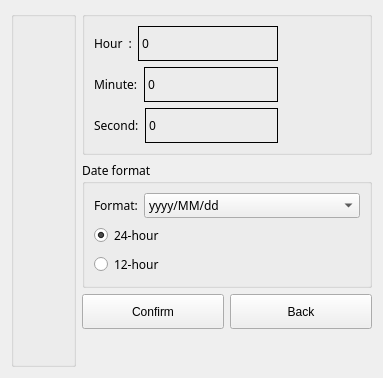
         <widget class="QWidget" name="page">
          <layout class="QVBoxLayout" name="verticalLayout_20">
           <item>
            <layout class="QHBoxLayout" name="horizontalLayout_22" stretch="5,2">
             <item>
              <widget class="QGroupBox" name="groupBoxDate">
               <property name="font">
                <font>
                 <family>文泉驿等宽微米黑</family>
                </font>
               </property>
               <property name="title">
                <string/>
               </property>
              </widget>
             </item>
             <item>
              <layout class="QVBoxLayout" name="verticalLayout_18">
               <item>
                <layout class="QVBoxLayout" name="verticalLayout_9">
                 <item>
                  <widget class="QGroupBox" name="groupBoxTime">
                   <property name="font">
                    <font>
                     <family>文泉驿等宽微米黑</family>
                    </font>
                   </property>
                   <property name="title">
                    <string/>
                   </property>
                   <layout class="QVBoxLayout" name="verticalLayout_17">
                    <item>
                     <layout class="QHBoxLayout" name="horizontalLayout_3">
                      <item>
                       <widget class="QLabel" name="labelHourTitle">
                        <property name="sizePolicy">
                         <sizepolicy hsizetype="Fixed" vsizetype="Preferred">
                          <horstretch>0</horstretch>
                          <verstretch>0</verstretch>
                         </sizepolicy>
                        </property>
                        <property name="font">
                         <font>
                          <family>文泉驿等宽微米黑</family>
                         </font>
                        </property>
                        <property name="text">
                         <string>Hour  :</string>
                        </property>
                       </widget>
                      </item>
                      <item>
                       <widget class="QLabel" name="labelHour">
                        <property name="minimumSize">
                         <size>
                          <width>0</width>
                          <height>35</height>
                         </size>
                        </property>
                        <property name="maximumSize">
                         <size>
                          <width>16777215</width>
                          <height>35</height>
                         </size>
                        </property>
                        <property name="font">
                         <font>
                          <family>文泉驿等宽微米黑</family>
                         </font>
                        </property>
                        <property name="frameShape">
                         <enum>QFrame::Box</enum>
                        </property>
                        <property name="text">
                         <string>0</string>
                        </property>
                       </widget>
                      </item>
                      <item>
                       <widget class="QToolButton" name="buttonHourAdd">
                        <property name="minimumSize">
                         <size>
                          <width>35</width>
                          <height>35</height>
                         </size>
                        </property>
                        <property name="maximumSize">
                         <size>
                          <width>35</width>
                          <height>35</height>
                         </size>
                        </property>
                        <property name="font">
                         <font>
                          <family>文泉驿等宽微米黑</family>
                         </font>
                        </property>
                        <property name="styleSheet">
                         <string notr="true">border-radius:8px;</string>
                        </property>
                        <property name="text">
                         <string/>
                        </property>
                        <property name="icon">
                         <iconset resource="../armui_rcs.qrc">
                          <normaloff>:/png/add</normaloff>:/png/add</iconset>
                        </property>
                        <property name="iconSize">
                         <size>
                          <width>35</width>
                          <height>35</height>
                         </size>
                        </property>
                       </widget>
                      </item>
                      <item>
                       <widget class="QToolButton" name="buttonHourReduce">
                        <property name="minimumSize">
                         <size>
                          <width>35</width>
                          <height>35</height>
                         </size>
                        </property>
                        <property name="maximumSize">
                         <size>
                          <width>35</width>
                          <height>35</height>
                         </size>
                        </property>
                        <property name="font">
                         <font>
                          <family>文泉驿等宽微米黑</family>
                         </font>
                        </property>
                        <property name="styleSheet">
                         <string notr="true">border-radius:8px;</string>
                        </property>
                        <property name="text">
                         <string/>
                        </property>
                        <property name="icon">
                         <iconset resource="../armui_rcs.qrc">
                          <normaloff>:/png/reduce</normaloff>:/png/reduce</iconset>
                        </property>
                        <property name="iconSize">
                         <size>
                          <width>35</width>
                          <height>35</height>
                         </size>
                        </property>
                       </widget>
                      </item>
                     </layout>
                    </item>
                    <item>
                     <layout class="QHBoxLayout" name="horizontalLayout_12">
                      <item>
                       <widget class="QLabel" name="labelMinuteTitle">
                        <property name="sizePolicy">
                         <sizepolicy hsizetype="Fixed" vsizetype="Preferred">
                          <horstretch>0</horstretch>
                          <verstretch>0</verstretch>
                         </sizepolicy>
                        </property>
                        <property name="font">
                         <font>
                          <family>文泉驿等宽微米黑</family>
                         </font>
                        </property>
                        <property name="text">
                         <string>Minute:</string>
                        </property>
                       </widget>
                      </item>
                      <item>
                       <widget class="QLabel" name="labelMinute">
                        <property name="minimumSize">
                         <size>
                          <width>0</width>
                          <height>35</height>
                         </size>
                        </property>
                        <property name="maximumSize">
                         <size>
                          <width>16777215</width>
                          <height>35</height>
                         </size>
                        </property>
                        <property name="font">
                         <font>
                          <family>文泉驿等宽微米黑</family>
                         </font>
                        </property>
                        <property name="frameShape">
                         <enum>QFrame::Box</enum>
                        </property>
                        <property name="text">
                         <string>0</string>
                        </property>
                       </widget>
                      </item>
                      <item>
                       <widget class="QToolButton" name="buttonMinuteAdd">
                        <property name="minimumSize">
                         <size>
                          <width>35</width>
                          <height>35</height>
                         </size>
                        </property>
                        <property name="maximumSize">
                         <size>
                          <width>35</width>
                          <height>35</height>
                         </size>
                        </property>
                        <property name="font">
                         <font>
                          <family>文泉驿等宽微米黑</family>
                         </font>
                        </property>
                        <property name="styleSheet">
                         <string notr="true">border-radius:8px;</string>
                        </property>
                        <property name="text">
                         <string/>
                        </property>
                        <property name="icon">
                         <iconset resource="../armui_rcs.qrc">
                          <normaloff>:/png/add</normaloff>:/png/add</iconset>
                        </property>
                        <property name="iconSize">
                         <size>
                          <width>35</width>
                          <height>35</height>
                         </size>
                        </property>
                       </widget>
                      </item>
                      <item>
                       <widget class="QToolButton" name="buttonMinuteReduce">
                        <property name="minimumSize">
                         <size>
                          <width>35</width>
                          <height>35</height>
                         </size>
                        </property>
                        <property name="maximumSize">
                         <size>
                          <width>35</width>
                          <height>35</height>
                         </size>
                        </property>
                        <property name="font">
                         <font>
                          <family>文泉驿等宽微米黑</family>
                         </font>
                        </property>
                        <property name="styleSheet">
                         <string notr="true">border-radius:8px;</string>
                        </property>
                        <property name="text">
                         <string/>
                        </property>
                        <property name="icon">
                         <iconset resource="../armui_rcs.qrc">
                          <normaloff>:/png/reduce</normaloff>:/png/reduce</iconset>
                        </property>
                        <property name="iconSize">
                         <size>
                          <width>35</width>
                          <height>35</height>
                         </size>
                        </property>
                       </widget>
                      </item>
                     </layout>
                    </item>
                    <item>
                     <layout class="QHBoxLayout" name="horizontalLayout_16">
                      <item>
                       <widget class="QLabel" name="labelSecondTitle">
                        <property name="sizePolicy">
                         <sizepolicy hsizetype="Fixed" vsizetype="Preferred">
                          <horstretch>0</horstretch>
                          <verstretch>0</verstretch>
                         </sizepolicy>
                        </property>
                        <property name="font">
                         <font>
                          <family>文泉驿等宽微米黑</family>
                         </font>
                        </property>
                        <property name="text">
                         <string>Second:</string>
                        </property>
                       </widget>
                      </item>
                      <item>
                       <widget class="QLabel" name="labelSecond">
                        <property name="minimumSize">
                         <size>
                          <width>0</width>
                          <height>35</height>
                         </size>
                        </property>
                        <property name="maximumSize">
                         <size>
                          <width>16777215</width>
                          <height>35</height>
                         </size>
                        </property>
                        <property name="font">
                         <font>
                          <family>文泉驿等宽微米黑</family>
                         </font>
                        </property>
                        <property name="frameShape">
                         <enum>QFrame::Box</enum>
                        </property>
                        <property name="text">
                         <string>0</string>
                        </property>
                       </widget>
                      </item>
                      <item>
                       <widget class="QToolButton" name="buttonSecondAdd">
                        <property name="minimumSize">
                         <size>
                          <width>35</width>
                          <height>35</height>
                         </size>
                        </property>
                        <property name="maximumSize">
                         <size>
                          <width>35</width>
                          <height>35</height>
                         </size>
                        </property>
                        <property name="font">
                         <font>
                          <family>文泉驿等宽微米黑</family>
                         </font>
                        </property>
                        <property name="styleSheet">
                         <string notr="true">border-radius:8px;</string>
                        </property>
                        <property name="text">
                         <string/>
                        </property>
                        <property name="icon">
                         <iconset resource="../armui_rcs.qrc">
                          <normaloff>:/png/add</normaloff>:/png/add</iconset>
                        </property>
                        <property name="iconSize">
                         <size>
                          <width>35</width>
                          <height>35</height>
                         </size>
                        </property>
                       </widget>
                      </item>
                      <item>
                       <widget class="QToolButton" name="buttonSecondReduce">
                        <property name="minimumSize">
                         <size>
                          <width>35</width>
                          <height>35</height>
                         </size>
                        </property>
                        <property name="maximumSize">
                         <size>
                          <width>35</width>
                          <height>35</height>
                         </size>
                        </property>
                        <property name="font">
                         <font>
                          <family>文泉驿等宽微米黑</family>
                         </font>
                        </property>
                        <property name="styleSheet">
                         <string notr="true">border-radius:8px;</string>
                        </property>
                        <property name="text">
                         <string/>
                        </property>
                        <property name="icon">
                         <iconset resource="../armui_rcs.qrc">
                          <normaloff>:/png/reduce</normaloff>:/png/reduce</iconset>
                        </property>
                        <property name="iconSize">
                         <size>
                          <width>35</width>
                          <height>35</height>
                         </size>
                        </property>
                       </widget>
                      </item>
                     </layout>
                    </item>
                   </layout>
                  </widget>
                 </item>
                 <item>
                  <widget class="QGroupBox" name="groupBox">
                   <property name="font">
                    <font>
                     <family>文泉驿等宽微米黑</family>
                    </font>
                   </property>
                   <property name="title">
                    <string>Date format</string>
                   </property>
                   <layout class="QVBoxLayout" name="verticalLayout_7">
                    <item>
                     <layout class="QHBoxLayout" name="horizontalLayout_20">
                      <item>
                       <widget class="QLabel" name="label_4">
                        <property name="sizePolicy">
                         <sizepolicy hsizetype="Fixed" vsizetype="Preferred">
                          <horstretch>0</horstretch>
                          <verstretch>0</verstretch>
                         </sizepolicy>
                        </property>
                        <property name="font">
                         <font>
                          <family>文泉驿等宽微米黑</family>
                         </font>
                        </property>
                        <property name="text">
                         <string>Format:</string>
                        </property>
                       </widget>
                      </item>
                      <item>
                       <widget class="QComboBox" name="comboBoxDateFormat">
                        <property name="font">
                         <font>
                          <family>文泉驿等宽微米黑</family>
                         </font>
                        </property>
                        <item>
                         <property name="text">
                          <string>yyyy/MM/dd</string>
                         </property>
                        </item>
                        <item>
                         <property name="text">
                          <string>yyyy-MM-dd</string>
                         </property>
                        </item>
                        <item>
                         <property name="text">
                          <string>yy/MM/dd</string>
                         </property>
                        </item>
                        <item>
                         <property name="text">
                          <string>yy/M/d</string>
                         </property>
                        </item>
                        <item>
                         <property name="text">
                          <string>yy-MM-dd</string>
                         </property>
                        </item>
                        <item>
                         <property name="text">
                          <string>yy-M-d</string>
                         </property>
                        </item>
                       </widget>
                      </item>
                     </layout>
                    </item>
                    <item>
                     <widget class="QRadioButton" name="radioButton24">
                      <property name="font">
                       <font>
                        <family>文泉驿等宽微米黑</family>
                       </font>
                      </property>
                      <property name="text">
                       <string>24-hour</string>
                      </property>
                      <property name="checked">
                       <bool>true</bool>
                      </property>
                     </widget>
                    </item>
                    <item>
                     <widget class="QRadioButton" name="radioButton12">
                      <property name="font">
                       <font>
                        <family>文泉驿等宽微米黑</family>
                       </font>
                      </property>
                      <property name="text">
                       <string>12-hour</string>
                      </property>
                     </widget>
                    </item>
                   </layout>
                  </widget>
                 </item>
                </layout>
               </item>
               <item>
                <layout class="QVBoxLayout" name="verticalLayout_10">
                 <item>
                  <layout class="QHBoxLayout" name="horizontalLayout_4">
                   <item>
                    <spacer name="horizontalSpacer_10">
                     <property name="orientation">
                      <enum>Qt::Horizontal</enum>
                     </property>
                     <property name="sizeHint" stdset="0">
                      <size>
                       <width>36</width>
                       <height>17</height>
                      </size>
                     </property>
                    </spacer>
                   </item>
                   <item>
                    <widget class="QPushButton" name="buttonDateTimeConfirm">
                     <property name="minimumSize">
                      <size>
                       <width>142</width>
                       <height>35</height>
                      </size>
                     </property>
                     <property name="maximumSize">
                      <size>
                       <width>142</width>
                       <height>16777215</height>
                      </size>
                     </property>
                     <property name="focusPolicy">
                      <enum>Qt::NoFocus</enum>
                     </property>
                     <property name="text">
                      <string>Confirm</string>
                     </property>
                    </widget>
                   </item>
                   <item>
                    <widget class="QPushButton" name="buttonDateTimeBack">
                     <property name="minimumSize">
                      <size>
                       <width>142</width>
                       <height>35</height>
                      </size>
                     </property>
                     <property name="maximumSize">
                      <size>
                       <width>142</width>
                       <height>16777215</height>
                      </size>
                     </property>
                     <property name="focusPolicy">
                      <enum>Qt::NoFocus</enum>
                     </property>
                     <property name="text">
                      <string>Back</string>
                     </property>
                    </widget>
                   </item>
                  </layout>
                 </item>
                 <item>
                  <spacer name="verticalSpacer">
                   <property name="orientation">
                    <enum>Qt::Vertical</enum>
                   </property>
                   <property name="sizeHint" stdset="0">
                    <size>
                     <width>17</width>
                     <height>38</height>
                    </size>
                   </property>
                  </spacer>
                 </item>
                </layout>
               </item>
              </layout>
             </item>
            </layout>
           </item>
          </layout>
         </widget>
